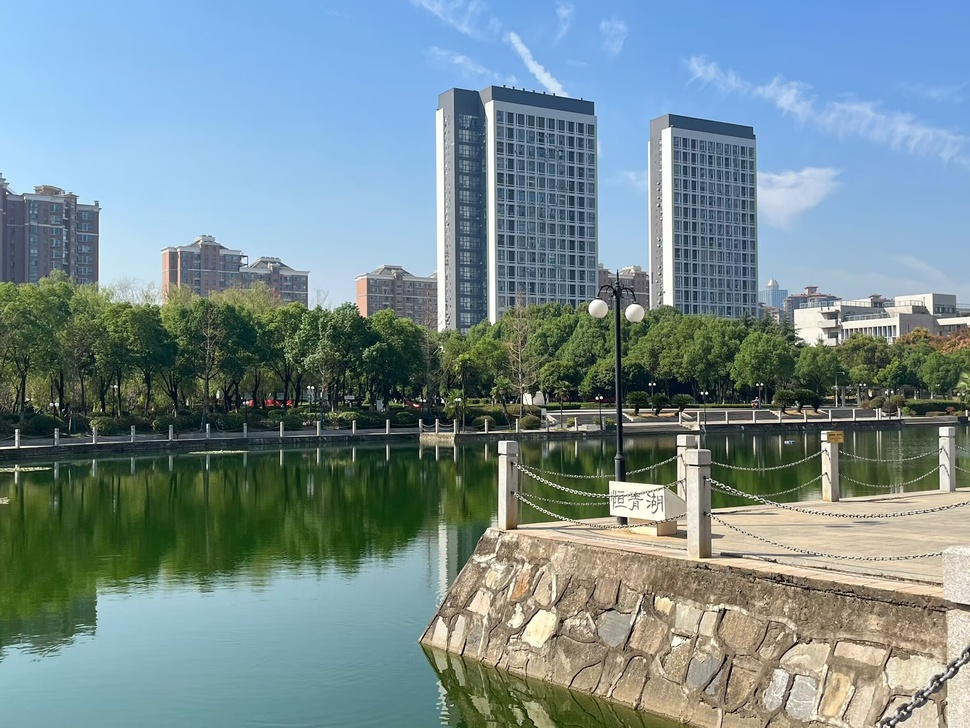
#> input picture 2.jpg, 970 x 728 px, shrunk from 2362 x 1772 before the run
$ python 'otsu方法.py'
#> lines starting #> are read from the running program, lines starting #| are printed output that depends on the picture; after the words box and inside, x2 and y2 are one past the last pixel; in counts of white or black regions, pixels touching at a corner belong together
import cv2
import numpy as np
import matplotlib.pyplot as plt

# 读取图像并转换为灰度图
image = cv2.imread('2.jpg', cv2.IMREAD_GRAYSCALE)
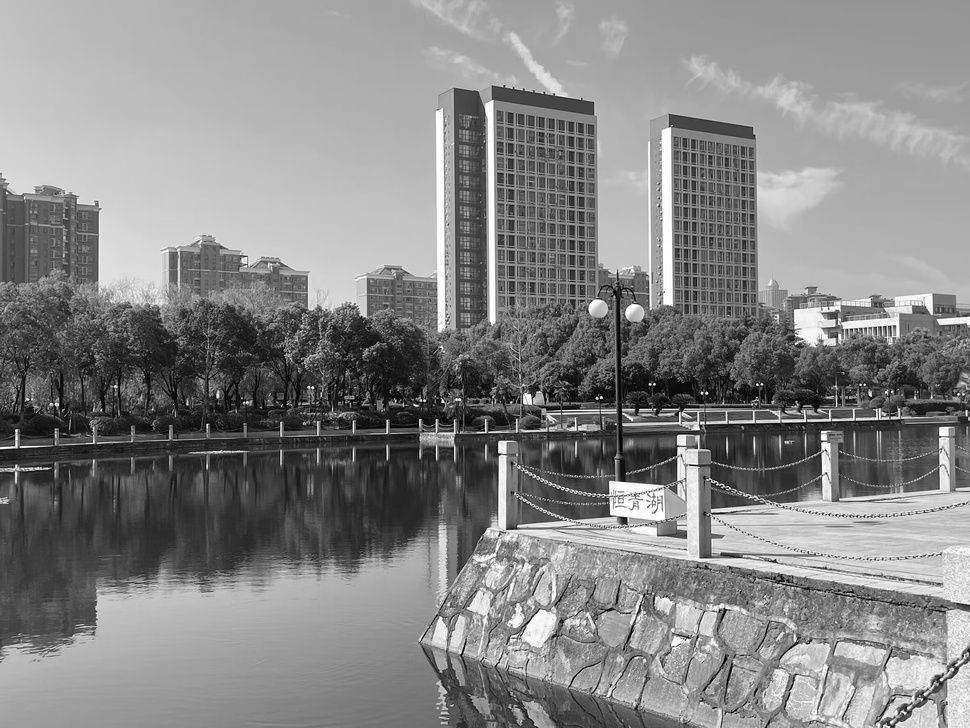
#> image: shape (728, 970); min 0, max 255, mean 134

# 计算图像的直方图
hist, bins = np.histogram(image.ravel(), bins=256, range=(0, 256))
#> hist = 256 values, max 8826 at index 169, min 91 at index 1, mean 2758.4; bins = 257 values from 0 to 256

# 归一化直方图，作为每个灰度级的概率
hist_norm = hist / hist.sum()
#> hist_norm = 256 values, max 0.0125 at index 169, min 0.000129 at index 1, mean 0.00391

# 计算灰度级的累积概率和累积均值
cum_prob = np.cumsum(hist_norm)
#> cum_prob = 256 values from 0.000201 to 1
cum_mean = np.cumsum(hist_norm * np.arange(256))
#> cum_mean = 256 values from 0 to 134

# 总均值
total_mean = cum_mean[-1]
#> total_mean = 134

# 初始化类间方差
max_between_class_variance = 0
optimal_threshold = 0

# 遍历每一个可能的阈值
for threshold in range(256):
    # 前景的累积概率与均值
    w0 = cum_prob[threshold]
    if w0 == 0:
        continue  # 避免分母为0
    m0 = cum_mean[threshold] / w0

    # 背景的累积概率与均值
    w1 = 1 - w0
    if w1 == 0:
        continue  # 避免分母为0
    m1 = (total_mean - cum_mean[threshold]) / w1

    # 类间方差
    between_class_variance = w0 * w1 * (m0 - m1) ** 2

    # 更新最大类间方差和最佳阈值
    if between_class_variance > max_between_class_variance:
        max_between_class_variance = between_class_variance
        optimal_threshold = threshold
#> this loop made 256 passes
#> (w0, m0, w1, m1, between_class_variance, max_between_class_variance) on passes 1 to 12: (0.000201, 0, 1, 134.1, 3.61, 3.61), (0.00033, 0.391, 1, 134.1, 5.89, 5.89), (0.000463, 0.853, 1, 134.1, 8.22, 8.22), (0.000646, 1.46, 0.999, 134.1, 11.36, 11.36), (0.000836, 2.04, 0.999, 134.1, 14.57, 14.57), (0.00115, 2.84, 0.999, 134.2, 19.74, 19.74), (0.00149, 3.57, 0.999, 134.2, 25.41, 25.41), (0.00189, 4.3, 0.998, 134.3, 31.9, 31.9), (0.00232, 4.98, 0.998, 134.3, 38.72, 38.72), (0.00282, 5.69, 0.997, 134.4, 46.54, 46.54), (0.00334, 6.36, 0.997, 134.5, 54.6, 54.6), (0.00399, 7.12, 0.996, 134.5, 64.5, 64.5)
#> after the loop, max_between_class_variance = 2685.6; optimal_threshold = 124

# 使用最佳阈值进行图像分割
_, binary_image = cv2.threshold(image, optimal_threshold, 255, cv2.THRESH_BINARY)
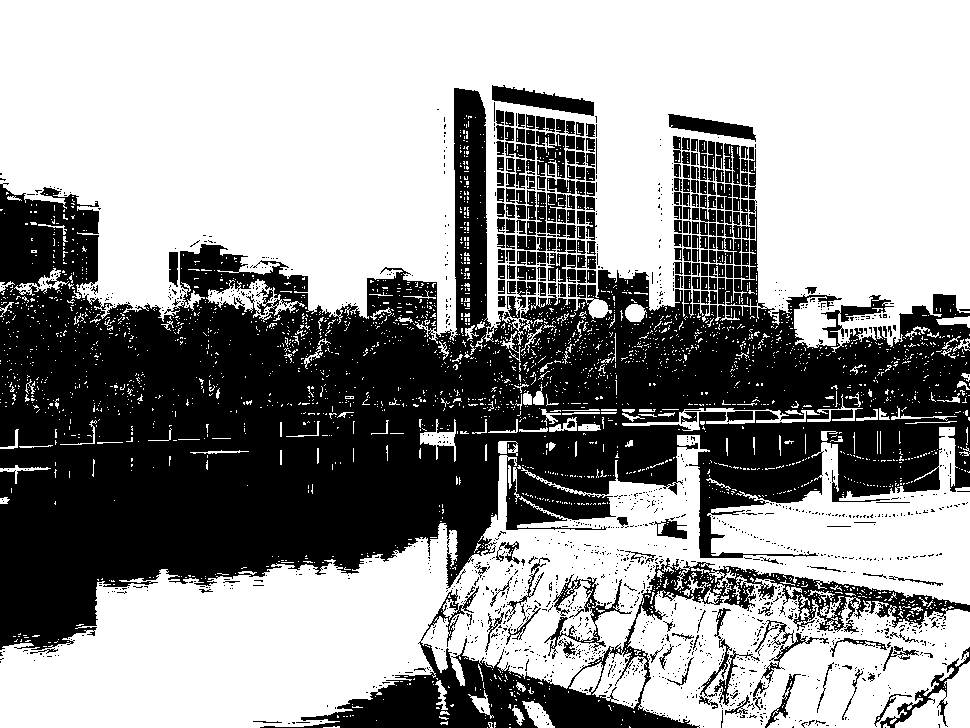
#> binary_image: shape (728, 970); 59.2% white; 1597 black regions (1349 under 20 px), largest, box (x1, y1, x2, y2) and area: (0, 88, 970, 650) 230422, (260, 558, 970, 728) 21384, (492, 85, 594, 116) 1488

# 输出计算的最佳阈值
print(f"手动计算的Otsu阈值: {optimal_threshold}")
#| 手动计算的Otsu阈值: 124

# 显示原图和分割结果
plt.figure(figsize=(10, 5))

plt.subplot(1, 2, 1)
plt.title('Original Image')
plt.imshow(image, cmap='gray')
plt.axis('off')

plt.subplot(1, 2, 2)
plt.title('Segmented Image')
plt.imshow(binary_image, cmap='gray')
plt.axis('off')

plt.show()
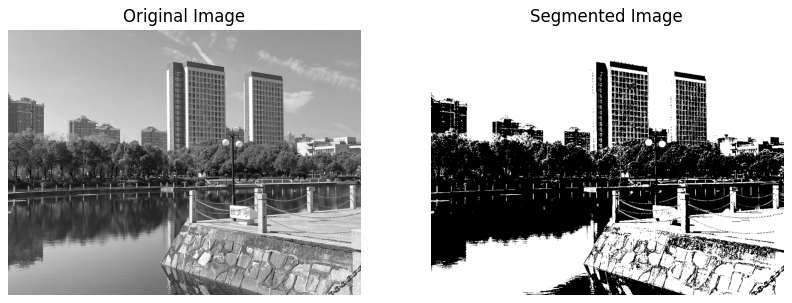
#> figure drawn by matplotlib, 2 panels

$ run again, with 1.jpg copied over 2.jpg
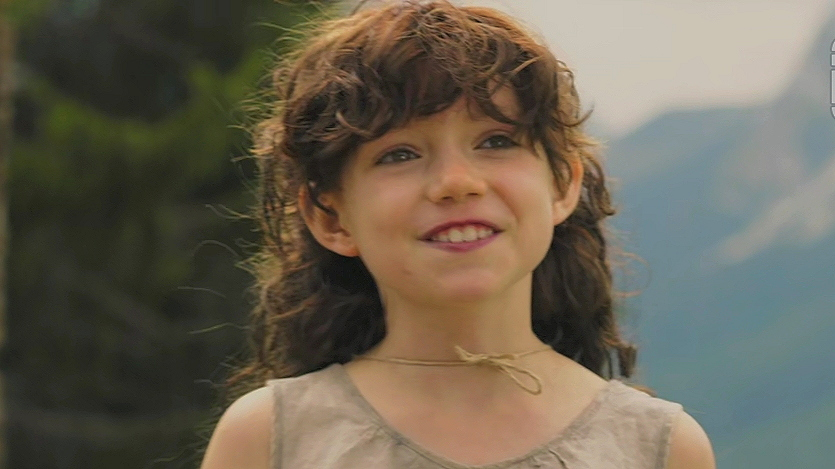
#> input picture 1.jpg, 835 x 469 px
#> hist = 256 values, max 11144 at index 197, min 0 at index 0, mean 1529.7; bins = 257 values from 0 to 256
#> hist_norm = 256 values, max 0.0285 at index 197, min 0 at index 0, mean 0.00391
#> cum_prob = 256 values from 0 to 1
#> cum_mean = 256 values from 0 to 99.61
#> total_mean = 99.61
#> the loop `for threshold in range(256):` made 256 passes
#> (w0, m0, w1, m1, between_class_variance, max_between_class_variance) on passes 6, 7, 8, 10, 11, 12, 13, 14: (2.55e-06, 5, 1, 99.61, 0.0229, 0.0229), (5.11e-06, 5.5, 1, 99.61, 0.0452, 0.0452), (1.28e-05, 6.4, 1, 99.61, 0.111, 0.111), (2.55e-05, 7.7, 1, 99.61, 0.216, 0.216), (3.06e-05, 8.08, 1, 99.61, 0.257, 0.257), (4.09e-05, 8.81, 1, 99.61, 0.337, 0.337), (5.87e-05, 9.78, 1, 99.62, 0.474, 0.474), (9.19e-05, 10.94, 1, 99.62, 0.723, 0.723)
#> after the loop `for threshold in range(256):`: max_between_class_variance = 2071.8; optimal_threshold = 97
#> `_, binary_image = cv2.threshold(image, optimal_threshold, 255, cv2.THR..`:
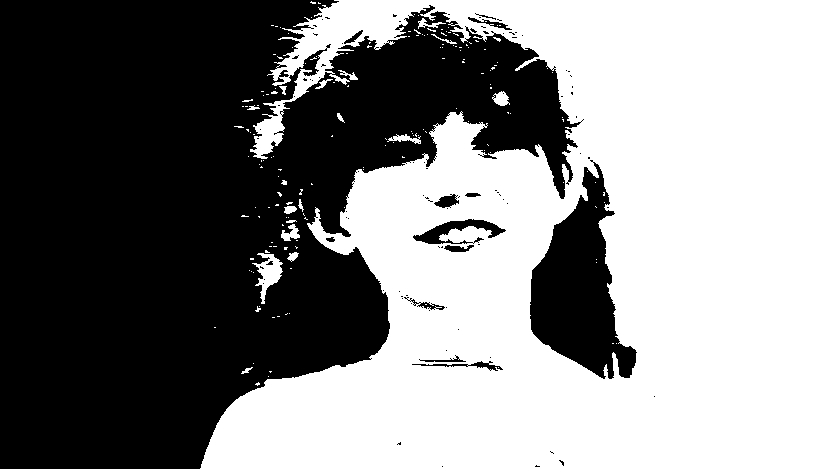
#> binary_image: shape (469, 835); 52.3% white; 95 black regions (82 under 20 px), largest, box (x1, y1, x2, y2) and area: (0, 0, 584, 469) 172511, (530, 160, 637, 379) 11955, (413, 219, 506, 244) 939
#| 手动计算的Otsu阈值: 97
#> `plt.show()`:
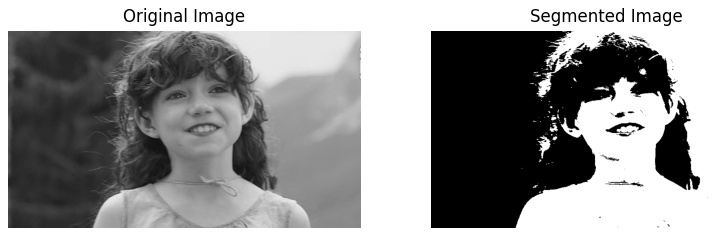
#> figure drawn by matplotlib, 2 panels

$ run again, with 3.png saved as 2.jpg
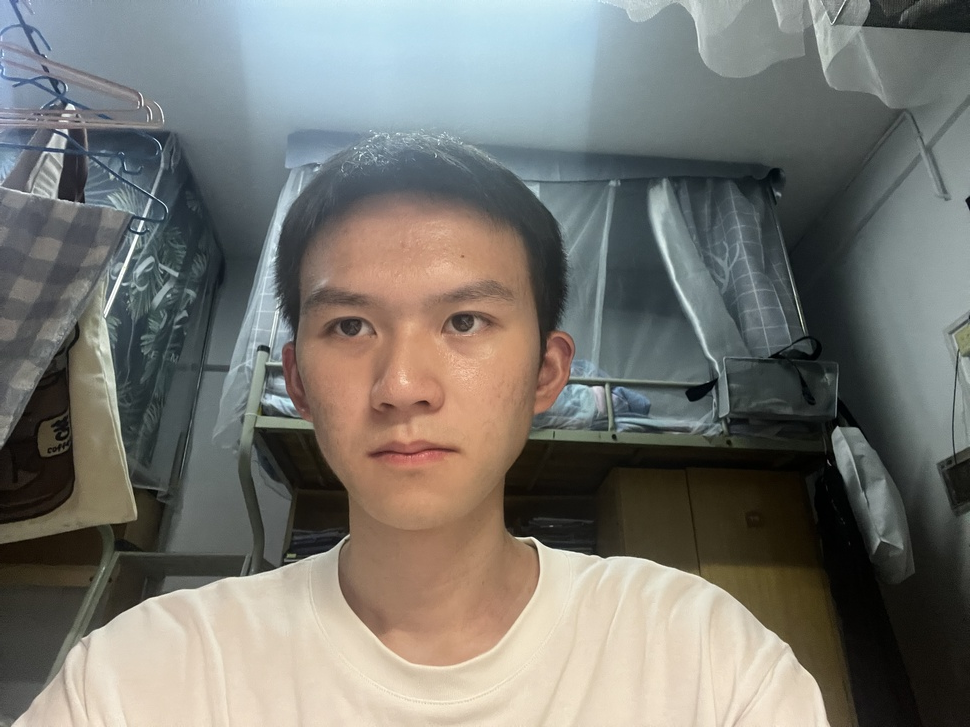
#> input picture 3.png, 970 x 727 px, shrunk from 4032 x 3024 before the run
#> hist = 256 values, max 6691 at index 215, min 10 at index 250, mean 2754.6; bins = 257 values from 0 to 256
#> hist_norm = 256 values, max 0.00949 at index 215, min 1.42e-05 at index 250, mean 0.00391
#> cum_prob = 256 values from 0.000288 to 1
#> cum_mean = 256 values from 0 to 118.6
#> total_mean = 118.6
#> the loop `for threshold in range(256):` made 256 passes
#> (w0, m0, w1, m1, between_class_variance, max_between_class_variance) on passes 1 to 8: (0.000288, 0, 1, 118.6, 4.05, 4.05), (0.00154, 0.813, 0.998, 118.8, 21.43, 21.43), (0.00364, 1.5, 0.996, 119, 50.13, 50.13), (0.00649, 2.16, 0.994, 119.3, 88.62, 88.62), (0.00895, 2.66, 0.991, 119.6, 121.4, 121.4), (0.011, 3.09, 0.989, 119.9, 148, 148), (0.0126, 3.47, 0.987, 120.1, 169.5, 169.5), (0.0143, 3.88, 0.986, 120.2, 190.4, 190.4)
#> after the loop `for threshold in range(256):`: max_between_class_variance = 2887.8; optimal_threshold = 120
#> `_, binary_image = cv2.threshold(image, optimal_threshold, 255, cv2.THR..`:
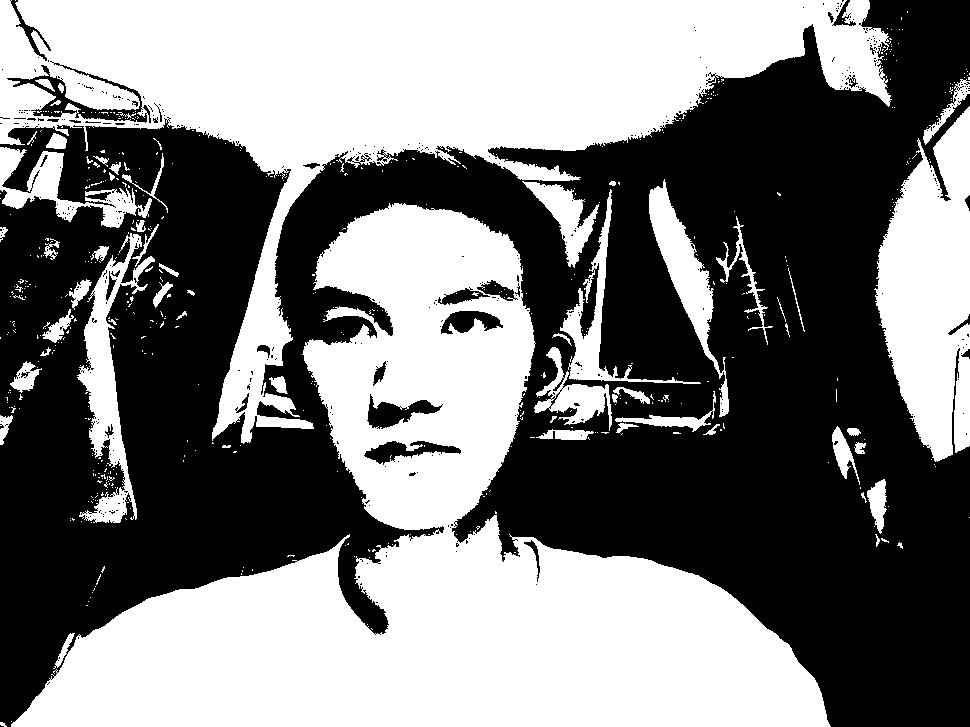
#> binary_image: shape (727, 970); 48.3% white; 540 white regions (478 under 20 px), largest, box (x1, y1, x2, y2) and area: (11, 203, 831, 727) 165060, (0, 0, 892, 444) 120224, (874, 106, 970, 462) 22822
#| 手动计算的Otsu阈值: 120
#> `plt.show()`:
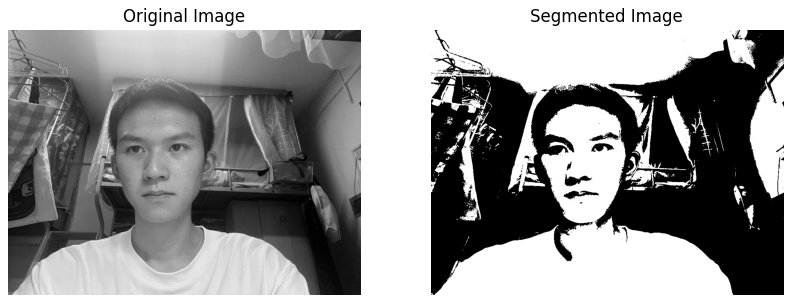
#> figure drawn by matplotlib, 2 panels
